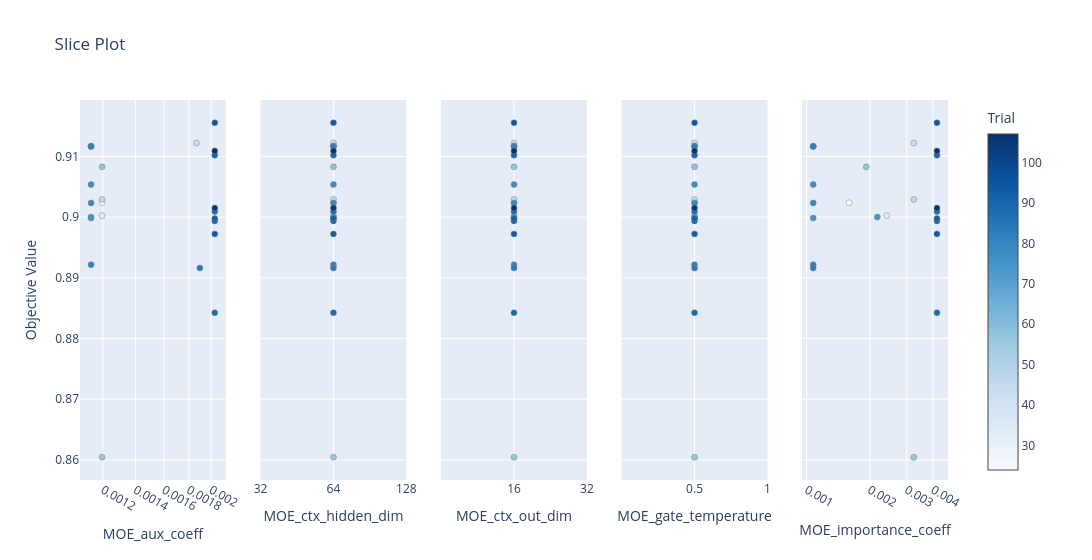

The notebook cell saved with this chart:
### Code cell
fig_slice = plot_slice(study, params=params_to_plot_MOE_AUX)
fig_slice.show()

### Figure 1 — Plotly figure (JSON) as saved in the notebook; plotly's stock layout.template omitted (floating-point values rounded to 4 significant figures)
{"data": [{"marker": {"color": [24, 34, 44, 47, 57, 58, 74, 75, 76, 77, 78, 79, 81, 82, 83, 88, 89, 90, 91, 92, 93, 94, 105, 107], "colorbar": {"title": {"text": "Trial"}, "x": 1, "xpad": 40}, "colorscale": [[0, "rgb(247,251,255)"], [0.125, "rgb(222,235,247)"], [0.25, "rgb(198,219,239)"], [0.375, "rgb(158,202,225)"], [0.5, "rgb(107,174,214)"], [0.625, "rgb(66,146,198)"], [0.75, "rgb(33,113,181)"], [0.875, "rgb(8,81,156)"], [1, "rgb(8,48,107)"]], "line": {"color": "Grey", "width": 0.5}, "showscale": true}, "mode": "markers", "name": "Feasible Trial", "showlegend": false, "type": "scatter", "x": [0.001195, 0.001195, 0.001867, 0.001195, 0.001195, 0.001195, 0.001135, 0.001135, 0.001135, 0.001135, 0.001135, 0.001135, 0.001135, 0.001135, 0.001896, 0.002034, 0.002034, 0.002034, 0.002034, 0.002034, 0.002034, 0.002034, 0.002034, 0.002034], "xaxis": "x", "y": [0.9024, 0.9002, 0.9122, 0.9029, 0.8604, 0.9083, 0.9, 0.8998, 0.9117, 0.9054, 0.9116, 0.9023, 0.8922, 0.9117, 0.8916, 0.9009, 0.8842, 0.9102, 0.8994, 0.8998, 0.8972, 0.9155, 0.9015, 0.9109], "yaxis": "y"}, {"marker": {"color": [24, 34, 44, 47, 57, 58, 74, 75, 76, 77, 78, 79, 81, 82, 83, 88, 89, 90, 91, 92, 93, 94, 105, 107], "colorbar": {"title": {"text": "Trial"}, "x": 1, "xpad": 40}, "colorscale": [[0, "rgb(247,251,255)"], [0.125, "rgb(222,235,247)"], [0.25, "rgb(198,219,239)"], [0.375, "rgb(158,202,225)"], [0.5, "rgb(107,174,214)"], [0.625, "rgb(66,146,198)"], [0.75, "rgb(33,113,181)"], [0.875, "rgb(8,81,156)"], [1, "rgb(8,48,107)"]], "line": {"color": "Grey", "width": 0.5}, "showscale": false}, "mode": "markers", "name": "Feasible Trial", "showlegend": false, "type": "scatter", "x": [64, 64, 64, 64, 64, 64, 64, 64, 64, 64, 64, 64, 64, 64, 64, 64, 64, 64, 64, 64, 64, 64, 64, 64], "xaxis": "x2", "y": [0.9024, 0.9002, 0.9122, 0.9029, 0.8604, 0.9083, 0.9, 0.8998, 0.9117, 0.9054, 0.9116, 0.9023, 0.8922, 0.9117, 0.8916, 0.9009, 0.8842, 0.9102, 0.8994, 0.8998, 0.8972, 0.9155, 0.9015, 0.9109], "yaxis": "y2"}, {"marker": {"color": [24, 34, 44, 47, 57, 58, 74, 75, 76, 77, 78, 79, 81, 82, 83, 88, 89, 90, 91, 92, 93, 94, 105, 107], "colorbar": {"title": {"text": "Trial"}, "x": 1, "xpad": 40}, "colorscale": [[0, "rgb(247,251,255)"], [0.125, "rgb(222,235,247)"], [0.25, "rgb(198,219,239)"], [0.375, "rgb(158,202,225)"], [0.5, "rgb(107,174,214)"], [0.625, "rgb(66,146,198)"], [0.75, "rgb(33,113,181)"], [0.875, "rgb(8,81,156)"], [1, "rgb(8,48,107)"]], "line": {"color": "Grey", "width": 0.5}, "showscale": false}, "mode": "markers", "name": "Feasible Trial", "showlegend": false, "type": "scatter", "x": [16, 16, 16, 16, 16, 16, 16, 16, 16, 16, 16, 16, 16, 16, 16, 16, 16, 16, 16, 16, 16, 16, 16, 16], "xaxis": "x3", "y": [0.9024, 0.9002, 0.9122, 0.9029, 0.8604, 0.9083, 0.9, 0.8998, 0.9117, 0.9054, 0.9116, 0.9023, 0.8922, 0.9117, 0.8916, 0.9009, 0.8842, 0.9102, 0.8994, 0.8998, 0.8972, 0.9155, 0.9015, 0.9109], "yaxis": "y3"}, {"marker": {"color": [24, 34, 44, 47, 57, 58, 74, 75, 76, 77, 78, 79, 81, 82, 83, 88, 89, 90, 91, 92, 93, 94, 105, 107], "colorbar": {"title": {"text": "Trial"}, "x": 1, "xpad": 40}, "colorscale": [[0, "rgb(247,251,255)"], [0.125, "rgb(222,235,247)"], [0.25, "rgb(198,219,239)"], [0.375, "rgb(158,202,225)"], [0.5, "rgb(107,174,214)"], [0.625, "rgb(66,146,198)"], [0.75, "rgb(33,113,181)"], [0.875, "rgb(8,81,156)"], [1, "rgb(8,48,107)"]], "line": {"color": "Grey", "width": 0.5}, "showscale": false}, "mode": "markers", "name": "Feasible Trial", "showlegend": false, "type": "scatter", "x": [0.5, 0.5, 0.5, 0.5, 0.5, 0.5, 0.5, 0.5, 0.5, 0.5, 0.5, 0.5, 0.5, 0.5, 0.5, 0.5, 0.5, 0.5, 0.5, 0.5, 0.5, 0.5, 0.5, 0.5], "xaxis": "x4", "y": [0.9024, 0.9002, 0.9122, 0.9029, 0.8604, 0.9083, 0.9, 0.8998, 0.9117, 0.9054, 0.9116, 0.9023, 0.8922, 0.9117, 0.8916, 0.9009, 0.8842, 0.9102, 0.8994, 0.8998, 0.8972, 0.9155, 0.9015, 0.9109], "yaxis": "y4"}, {"marker": {"color": [24, 34, 44, 47, 57, 58, 74, 75, 76, 77, 78, 79, 81, 82, 83, 88, 89, 90, 91, 92, 93, 94, 105, 107], "colorbar": {"title": {"text": "Trial"}, "x": 1, "xpad": 40}, "colorscale": [[0, "rgb(247,251,255)"], [0.125, "rgb(222,235,247)"], [0.25, "rgb(198,219,239)"], [0.375, "rgb(158,202,225)"], [0.5, "rgb(107,174,214)"], [0.625, "rgb(66,146,198)"], [0.75, "rgb(33,113,181)"], [0.875, "rgb(8,81,156)"], [1, "rgb(8,48,107)"]], "line": {"color": "Grey", "width": 0.5}, "showscale": false}, "mode": "markers", "name": "Feasible Trial", "showlegend": false, "type": "scatter", "x": [0.001593, 0.002409, 0.003243, 0.003243, 0.003243, 0.001923, 0.002172, 0.001074, 0.001074, 0.001074, 0.001074, 0.001074, 0.001074, 0.001074, 0.001074, 0.004181, 0.004181, 0.004181, 0.004181, 0.004181, 0.004181, 0.004181, 0.004181, 0.004181], "xaxis": "x5", "y": [0.9024, 0.9002, 0.9122, 0.9029, 0.8604, 0.9083, 0.9, 0.8998, 0.9117, 0.9054, 0.9116, 0.9023, 0.8922, 0.9117, 0.8916, 0.9009, 0.8842, 0.9102, 0.8994, 0.8998, 0.8972, 0.9155, 0.9015, 0.9109], "yaxis": "y5"}], "layout": {"title": {"text": "Slice Plot"}, "width": 1500, "xaxis": {"anchor": "y", "domain": [0, 0.168], "title": {"text": "MOE_aux_coeff"}, "type": "log"}, "xaxis2": {"anchor": "y2", "categoryarray": [32, 64, 128], "categoryorder": "array", "domain": [0.208, 0.376], "title": {"text": "MOE_ctx_hidden_dim"}, "type": "category"}, "xaxis3": {"anchor": "y3", "categoryarray": [16, 32, 64], "categoryorder": "array", "domain": [0.416, 0.584], "title": {"text": "MOE_ctx_out_dim"}, "type": "category"}, "xaxis4": {"anchor": "y4", "categoryarray": [0.5, 1, 2], "categoryorder": "array", "domain": [0.624, 0.792], "title": {"text": "MOE_gate_temperature"}, "type": "category"}, "xaxis5": {"anchor": "y5", "domain": [0.832, 1], "title": {"text": "MOE_importance_coeff"}, "type": "log"}, "yaxis": {"anchor": "x", "domain": [0, 1], "title": {"text": "Objective Value"}}, "yaxis2": {"anchor": "x2", "domain": [0, 1], "matches": "y", "showticklabels": false}, "yaxis3": {"anchor": "x3", "domain": [0, 1], "matches": "y", "showticklabels": false}, "yaxis4": {"anchor": "x4", "domain": [0, 1], "matches": "y", "showticklabels": false}, "yaxis5": {"anchor": "x5", "domain": [0, 1], "matches": "y", "showticklabels": false}}}
